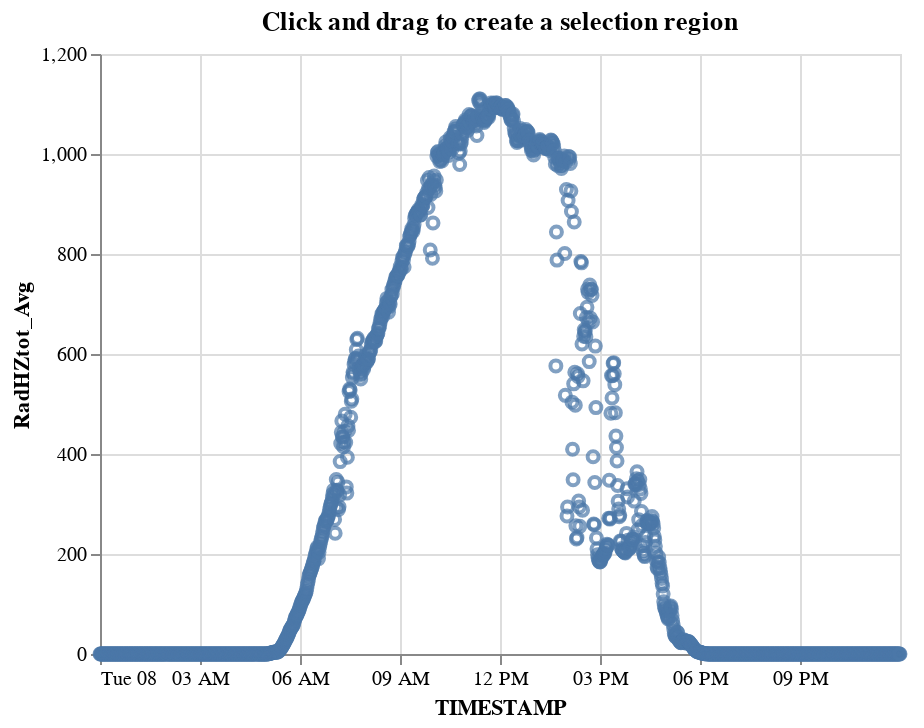

Source (notebook cell):
### Code cell
DATA = 8 #@param {type:"slider", min:1, max:10, step:1}
# Funciona com TIMESTAMP
# o dataset tem apenas 10 dias do ano. 
df_dia = df.loc[df['DiaDoAno']==DATA]
brush = alt.selection(type="interval")

points = (
    alt.Chart(df_dia)
    .mark_point() # Create scatter plot
    .encode(
        x="TIMESTAMP",
        y="RadHZtot_Avg:Q",
        tooltip=["TIMESTAMP", "RadHZtot_Avg"],
    )
    .add_selection(brush)
).properties(title="Click and drag to create a selection region")
points

### Figure 1 — Vega-Lite specification as saved in the notebook (floating-point values rounded to 4 significant figures; data arrays with more than 128 entries replaced by an {"elided": "..."} marker saying what was removed)
{"config": {"view": {"continuousWidth": 400, "continuousHeight": 300}}, "data": {"name": "data-a2d5ed2773d189652487c52db906dabc"}, "mark": "point", "encoding": {"tooltip": [{"type": "temporal", "field": "TIMESTAMP"}, {"type": "quantitative", "field": "RadHZtot_Avg"}], "x": {"type": "temporal", "field": "TIMESTAMP"}, "y": {"type": "quantitative", "field": "RadHZtot_Avg"}}, "selection": {"selector036": {"type": "interval"}}, "title": "Click and drag to create a selection region", "$schema": "https://vega.github.io/schema/vega-lite/v4.8.1.json", "datasets": {"data-a2d5ed2773d189652487c52db906dabc": {"elided": "1440 records"}}}
